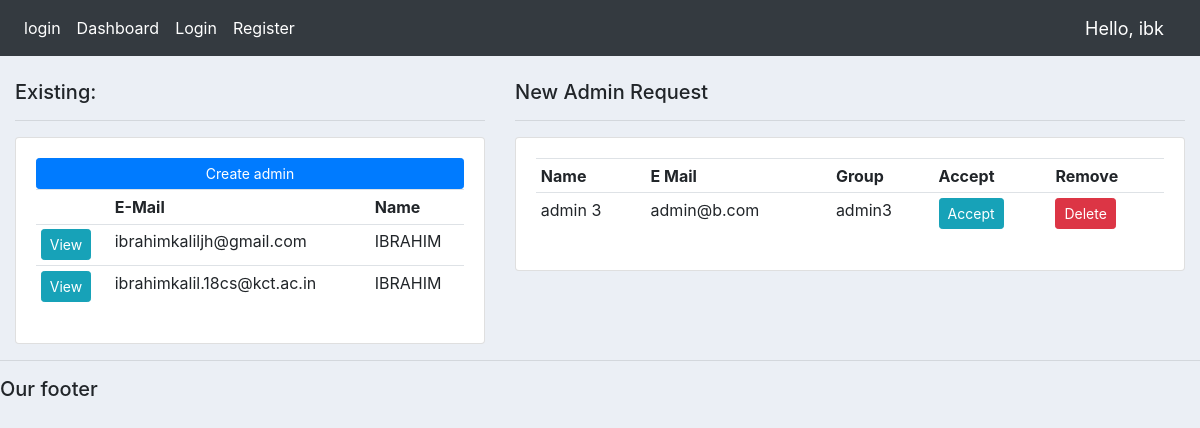
The app's page / (signed in) with its own data.
### admins/models.py (models this page shows, shortened)
class adminlevel(models.Model):
    user = models.OneToOneField(User, on_delete=models.CASCADE)
    phone = models.CharField(max_length=10, null=False, blank=False)
    is_accept = models.BooleanField(default=False)
    is_reject = models.BooleanField(default=False)

### admins/decoraters.py (the view)
    def wrapper_function(request, *args, **kwargs):
        group = None
        if request.user.groups.exists():
            group = request.user.groups.all()[0].name
        if group == 'admin3':
            return redirect('user-page')
        if group == 'admin2':
            return redirect('inter-user-page')
        if group == 'admin1':
            return view_func(request, *args, **kwargs)

### admins/decoraters.py (called while the page is built)
def admin_only(view_func):
    def wrapper_function(request, *args, **kwargs):
        group = None
        if request.user.groups.exists():
            group = request.user.groups.all()[0].name
        if group == 'admin3':
            return redirect('user-page')
        if group == 'admin2':
            return redirect('inter-user-page')
        if group == 'admin1':
            return view_func(request, *args, **kwargs)
    return wrapper_function

### admins/views.py (called while the page is built)
@login_required(login_url='login')
@admin_only
def homepage(request):
    admins = adminlevel.objects.all()
    context = {'admins': admins}
    return render(request, 'main/dashboard.html', context)

### templates/main/dashboard.html
{% extends 'main/main.html' %}
{% block content %}
    <br>
    <div class="row">
        <div class="col-md-5">
            <h5>Existing:</h5>
            <hr>
            <div class="card card-body">
                <a class="btn btn-primary  btn-sm btn-block" href="">Create admin</a>
                <table class="table table-sm">
                    <tr>
                        <th></th>
                        <th>E-Mail</th>
                        <th>Name</th>
                    </tr>
                    {% for admins in admins %}
                        <tr>
                        {% if admins.is_accept %}
                            <td><a class="btn btn-sm btn-info" href="">View</a></td>
                            <td>{{ admins.user.email }}</td>
                            <td>{{ admins.user.first_name }}</td>
                        {% endif %}
                        </tr>
                    {% endfor %}
                </table>
            </div>
        </div>
        <div class="col-md-7">
            <h5>New Admin Request</h5>
            <hr>
            <div class="card card-body">
                <table class="table table-sm">
                    <tr>
                        <th>Name</th>
                        <th>E Mail</th>
                        <th>Group</th>
                        <th>Accept</th>
                        <th>Remove</th>
                    </tr>
                    {% for admins in admins %}
                        <tr>
                            {% if admins.is_accept is False %}
                                <td>{{admins.user.first_name}}</td>
                                <td>{{admins.user.email}}</td>
                                <td>{{ admins.user.groups.all.0 }}</td>
                                <td><a class="btn btn-sm btn-info" href="{% url 'admin_accept' admins.id %}">Accept</a></td>
                                <td><a class="btn btn-sm btn-danger" href="{% url 'admin_reject' admins.id %}">Delete</a></td>
                            {% endif %}
                        </tr>
                    {% endfor %}
                </table>
            </div>
        </div>
    </div>
{% endblock %}

### templates/main/main.html (shortened to what this page needs)
{% load static %}
<!DOCTYPE html>
<html>
<head>
	<link rel="stylesheet" href="https://stackpath.bootstrapcdn.com/bootstrap/4.3.1/css/bootstrap.min.css">
	<link rel="stylesheet" type="text/css" href="{% static '/css/main.css' %}">
</head>
<body>
	{%  include 'main/navbar.html' %}
	<div class="container-fluid">
	{% block content %}
	{% endblock %}
    </div>
	<hr>
	<h5>Our footer</h5>
</body>
</html>

### templates/main/navbar.html (shortened to what this page needs)
{% load static %}
<nav class="navbar navbar-expand-lg navbar-dark bg-dark">
  <div class="collapse navbar-collapse" id="navbarNav">
    <ul class="navbar-nav">
          <li class="nav-item active">
        <a class="nav-link" href="{% url 'login' %}">login</a>
      </li>
      {% if request.user.is_staff %}
      <li class="nav-item active">
        <a class="nav-link" href="{% url 'home' %}">Dashboard</a>
      </li>
      {% endif %}
          <li class="nav-item active">
        <a class="nav-link" href="{% url 'login' %}">Login</a>
      </li>
          <li class="nav-item active">
        <a class="nav-link" href="{% url 'register' %}">Register</a>
      </li>
    </ul>
  </div>
  <span class="hello-msg">Hello, {{request.user}}</span>
</nav>

### static/css/main.css (style rules this page uses)
body { background-color: #ebeff5; }

### templates/main/navbar.html (style rules this page uses)
.hello-msg { font-size: 18px; color: #fff; margin-right: 20px; }

### records on screen
adminlevel: user.email "ibrahimkaliljh@gmail.com", user.first_name "IBRAHIM"
adminlevel: user.email "ibrahimkalil.18cs@kct.ac.in", user.first_name "IBRAHIM"
adminlevel: user.first_name "admin 3", user.email "admin@b.com", user.groups.all.0 "admin3"

### other values on screen
{{ request.user }} "ibk"
